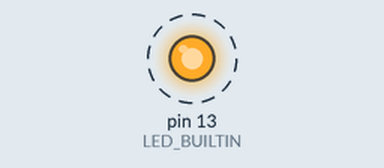
Simulated run of this sketch. Board: Arduino Uno, built with avr-gcc and run on an emulated ATmega328P. On the bench: output pins drawn as LEDs (lit = HIGH). Dashed ring = blinking.

Above: at 0.05 s.
Timing chart, 0 to 3.0 s (numbered marks = the images above):
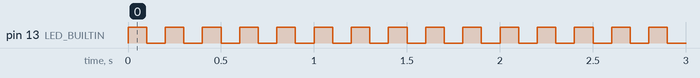

Measured:
- by itself, pin 13 (LED_BUILTIN): alternates HIGH for 0.10 s and LOW for 0.10 s

The sketch:

ArduinoInternet.ino
```cpp
#include "requests.h"
#include "rsa.h"
#include "chungus.h"
int numLoops = 0;

void setup()
{
	Serial.begin(9600);
	pinMode(LED_BUILTIN, OUTPUT);
	// randomSeed(analogRead(0));
}

void loop()
{
	// Serial.write(45); // send a byte with the value 45
	// int bytesSent = Serial.write("hi"); // send the string "hello" and return the length of the string.
	// String numLoopsStr = createRequest("hi", "there");
		// String(numLoops);
	// String message = createRequest("hi", "there");
	// Serial.print(message);
	// Serial.print(generateLargePrime());
	// Serial.print("\n");
	// Serial.print(numLoopsStr + "\n"); // send the string "hello" and return the length of the string.
	digitalWrite(LED_BUILTIN, HIGH);
	delay(100);
	digitalWrite(LED_BUILTIN, LOW);
	delay(100);
	numLoops+=1;
}
```

chungus.cpp
```cpp
#include "chungus.h"
#include <WString.h>
#include <assert.h>
#include <math.h>
using namespace std;

Chungus* createChungus (unsigned int size) {
	assert(size>0);
	Chungus* chonker = new Chungus{size, new Nibble[size/2]{}};
	return chonker;
}

void setChungusDigit(Chungus* chonker, unsigned short int digit, int index){
	assert(index<chonker->length);
	assert(digit<10);
	if (index%2==0) chonker->bytes[index/2].first = (unsigned char)digit;
	else chonker->bytes[index/2].second = (unsigned char)digit;
}
unsigned short int getChungusDigit(Chungus* chonker, int index) {
	assert(index<chonker->length);
	if (index%2==0) return chonker->bytes[index/2].first;
	else return chonker->bytes[index/2].second;
}
Chungus *MultiplyBigChungi(Chungus *chonker1, Chungus *chonker2){
	int maxSize = chonker1->length + chonker2->length;
	Chungus* newChonker = createChungus(maxSize);
	short unsigned int carry = 0;
	short unsigned int digit = 0;
	for (int i=0; i<newChonker->length; i++){
		digit = 0;
		int d1 = i; //Indexes
		int d2 = 0;
		if (d1>fmax(chonker1->length, chonker2->length)-1){
			d1 = fmax(chonker1->length, chonker2->length);
			d2 = i - d1;
		}
		while (d1>=d2) { //squeeze values for multiplication
			bool valueUsed = false;
			if (chonker1->length>d1 && chonker2->length>d2) { //Add multiplied values
				digit += getChungusDigit(chonker1, chonker1->length-d1-1) * getChungusDigit(chonker2, chonker2->length-d2-1);
				valueUsed = true;
			}
			if (chonker1->length>d2 && chonker2->length>d1 && (!valueUsed || d1!=d2)) {
				digit += getChungusDigit(chonker1, chonker1->length-d2-1) * getChungusDigit(chonker2, chonker2->length-d1-1);
			}
			d1--;
			d2++;
		}
		digit += carry;
		setChungusDigit(newChonker, digit%10, newChonker->length-1-i);
		carry = digit/10;
	}
	return newChonker;
}
```

chungus.h
```cpp
#include <assert.h>
#include <math.h>
#include <WString.h>
using namespace std;

struct Nibble {
	unsigned char first:4;
	unsigned char second:4;
} typedef Nibble;

struct Chungus {
	int length;
	Nibble* bytes;
};

Chungus* createChungus (unsigned int size);
void setChungusDigit(Chungus* chonker, unsigned short int digit, int index);
unsigned short int getChungusDigit(Chungus* chonker, int index);
Chungus *MultiplyChungi(Chungus *chonker1, struct Chungus *chonker2);
```

requests.cpp
```cpp
String createRequest(String location, String message){
	return location + "\\" + message;
}
```

requests.h
```cpp
#include <WString.h>
String createRequest(String location, String message);
```

rsa.cpp
```cpp
#include <WString.h>

#include "rsa.h"
// https://crypto.stackexchange.com/questions/71/how-can-i-generate-large-prime-numbers-for-rsa
// https://en.wikipedia.org/wiki/Euler%27s_totient_function
// https://en.wikipedia.org/wiki/Fermat_primality_test
// https://www.sanfoundry.com/c-program-implement-rabin-miller-primality-test-check-number-prime/
String encrypt(String message) {
	// int n = p*q;
	// int totient = (p-1)*(q-1);
}
```

rsa.h
```cpp
#include <WString.h>
String encrypt(String message);
bool isLargePrime(int num);
bool hasBasicPrimePattern(int num);
int generateLargePrime();
bool fermatPrimeTest(int num, int tests);
```
